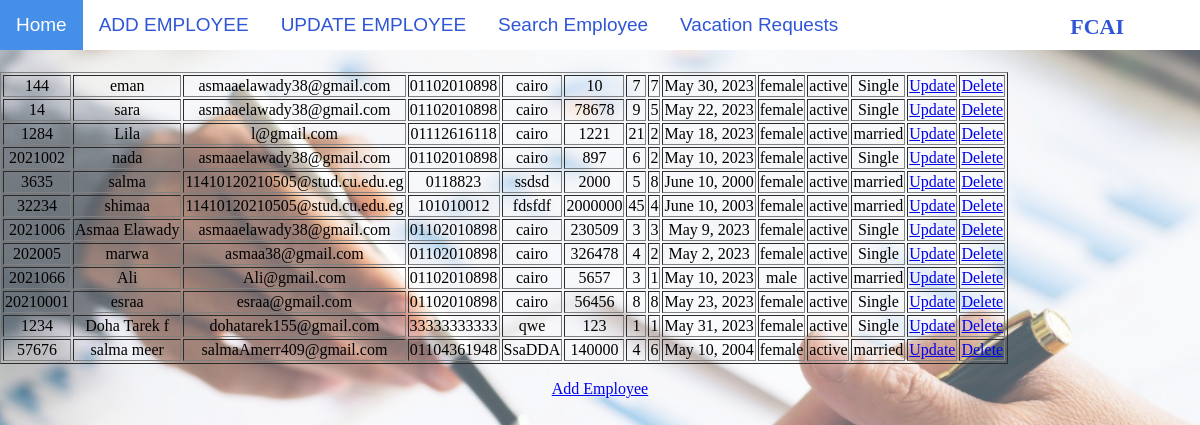
The app's page /table, older data.
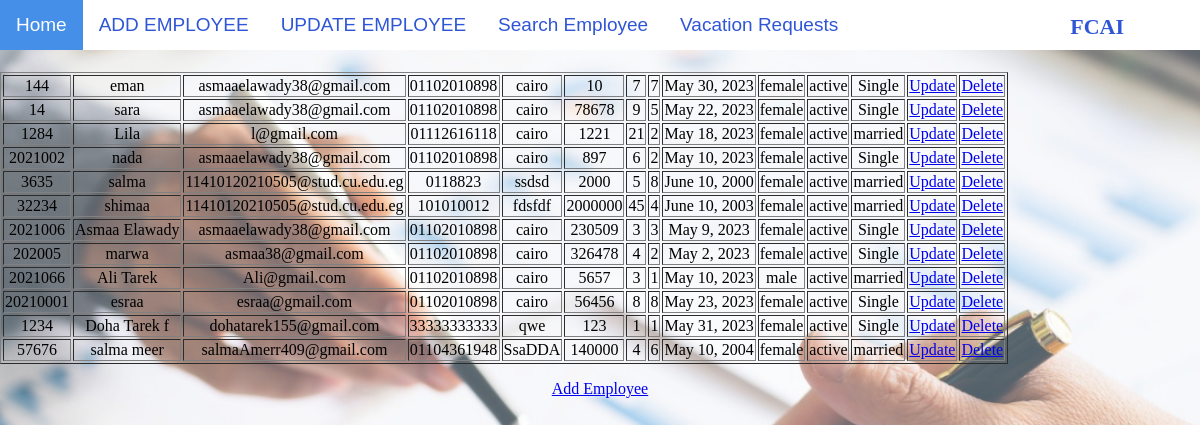
The same page, newer data.
### HR/models.py (models this page shows)
class RegisterForm(models.Model):
    gndr=[
        ('Male','M'),('Female','F'),
        ]
    ms=[
        ('Single','Single'),('Married','Married'),
        ]
    stats=[
        ('Active','Active'),
        ('Inactive','Inactive'),
    ]
    EmployeeID = models.CharField(max_length=100,primary_key=True)
    EmployeeName = models.CharField(max_length=100)
    email = models.EmailField(max_length=100)
    phone = models.CharField(max_length=100)
    Addres = models.CharField(max_length=100)
    Salary = models.CharField(max_length=100)
    NumberVacation = models.CharField(max_length=100)
    NumberApprovedVacation = models.CharField(max_length=100)
    Date = models.DateField()
    Gender = models.CharField(max_length=8,choices=gndr)
    Status = models.CharField(max_length=8,choices=stats)
    MARITALSTATUE = models.CharField(max_length=8,choices=ms)

### HR/views.py (the view)
# urls.py: path('table',views.table,name='table'),
def table(request):
  mymembers = RegisterForm.objects.all().values()
  template = loader.get_template('table.html')
  context = {
    'mymembers': mymembers,
  }
  return HttpResponse(template.render(context, request))

### HR/templates/table.html (shortened to what this page needs)
{% include 'navbar.html' %}
{% load static %}
<link rel="stylesheet" href="{% static 'css/addEmployee.css' %}">
<body>
{% block content %}
<table border="1">
{% for x in mymembers %}
<tr>
<td>{{ x.EmployeeID }}</td>
<td>{{ x.EmployeeName }}</td>
<td>{{ x.email }}</td>
<td>{{ x.phone }}</td>
<td>{{ x.Addres }}</td>
<td>{{ x.Salary }}</td>
<td>{{ x.NumberVacation }}</td>
<td>{{ x.NumberApprovedVacation }}</td>
<td>{{ x.Date }}</td>
<td>{{ x.Gender }}</td>
<td>{{ x.Status }}</td>
<td>{{ x.MARITALSTATUE }}</td>
<td><a href="update/{{ x.EmployeeID }}">Update</a></td>
<td><a href="delete/{{ x.EmployeeID }}">Delete</a></td>
</tr>
{% endfor %}
</table>
<p>
    <a href="add/">Add Employee</a>
</p>
</body>
{% endblock content %}

### HR/templates/navbar.html
<!DOCTYPE html>
<html>
{% load static %}
<link rel="stylesheet" href="{% static 'css/navBar.css' %}">
{% block content%}
<body>
    <div class="navBar">
        <a class="active" href="{% url 'HomePage' %}">Home</a>
        <a href="{% url 'phase1' %}">ADD EMPLOYEE</a>
        <a href="{% url 'table' %}">UPDATE EMPLOYEE</a>
        <a href="{% url 'searchEmployee' %}" >Search Employee</a>
        <a href="{% url "VRDisplay" %}">Vacation Requests</a>
        <font class="logo"><b>FCAI</b></font>
    </div>
    <br><br><br><br>
{% endblock content %}
</html>

### HumanResources/static/css/navBar.css (style rules this page uses)
.navBar { background-color: #ffffff; overflow: hidden; position: fixed; width: 100%; height: 50px; }
.navBar a { float: left; color: #2f56d6; padding: 14px 16px; text-decoration: none; font-size: 19px; font-family: 'Gill Sans', 'Gill Sans MT', Calibri, 'Trebuchet MS', sans-serif }
.navBar a.active { background-color: #458fe8; color: white; }

### HumanResources/static/css/addEmployee.css (style rules this page uses)
body { margin: 0; background-image: url("#HP2v3.png"); background-repeat: no-repeat; background-attachment: fixed; background-position: center; background-size: cover; position: relative; text-align: center; }
.navBar { background-color: #ffffff; overflow: hidden; position: fixed; width: 100%; height: 50px; }
.navBar a { float: left; color: #2f56d6; padding: 14px 16px; text-decoration: none; font-size: 19px; }
.navBar a.active { background-color: #458fe8; color: white; }
.logo { float: right; color: #2f56d6; text-align: center; padding: 14px 16px; text-decoration: none; font-size: 22px; margin-right: 5%; }

Row changes from the older to the newer data that the page shows:
changed RegisterForm "Ali@gmail.com": EmployeeName "Ali" → "Ali Tarek"
